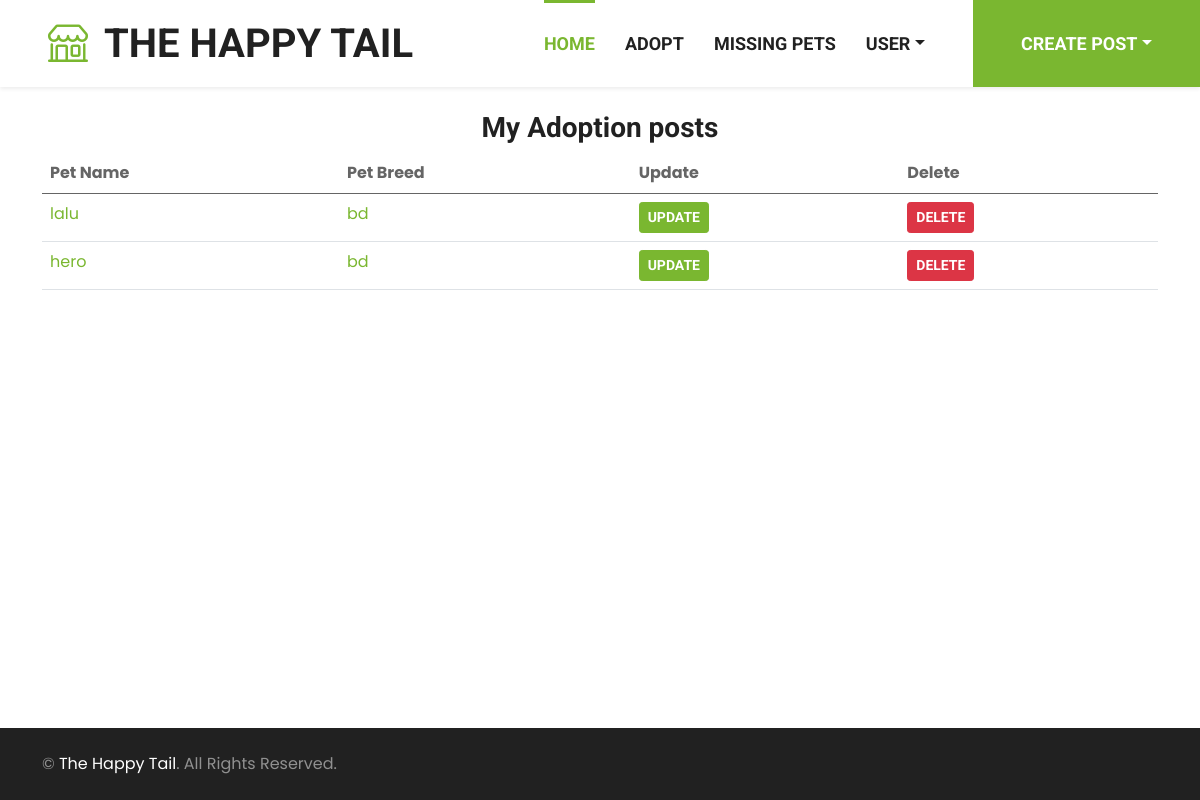
The page /user/my-adoption-post/ (signed in) on the database its author committed.
### post/models.py (models this page shows, shortened)
class Post(models.Model):
    user = models.ForeignKey(CustomUser, on_delete=models.CASCADE, null=True, default=None)
    PET_TYPE_CHOICES = [
        ('cat', 'Cat'),
        ('dog', 'Dog'),
        ('bird', 'Bird'),
        ('other', 'Other'),
    ]
    pet_name = models.CharField(max_length=255)
    pet_type = models.CharField(max_length=10, choices=PET_TYPE_CHOICES)
    pet_breed = models.CharField(max_length=255, null=True, blank=True)
    pet_description = models.TextField(null=True,blank=True)
    pet_image = models.ImageField(upload_to='static/img/pet', null=True, blank=True)
    pet_vaccinated = models.BooleanField(null=True, blank=True)
    pet_colour = models.CharField(max_length=20, null=True, blank=True)
    pet_gender = models.CharField(max_length=20, null=True, blank=True)
    pet_location = models.CharField(max_length=255,null=True, blank=True)
    pet_mobile = models.CharField(max_length=20)
    created_at = models.DateTimeField(auto_now_add=True)
    updated_at = models.DateTimeField(auto_now=True)
    pet_age = models.IntegerField(null=True, default=0)
    class Meta:
        abstract = True

class AdoptionPost(Post):
    pet_food = models.CharField(max_length=255, null=True, blank=True)
    pet_behaviour = models.CharField(max_length=255, null=True, blank=True)
    pet_physicalcondition = models.CharField(max_length=255, null=True, blank=True)
    pet_availability = models.BooleanField(default=True)

### customuser/views.py (the view)
# urls.py: path('my-adoption-post/', user_adoption_post, name='my_adoption_post'),
@login_required
def user_adoption_post(request):
    user_all_adoption_post = AdoptionPost.objects.filter(user_id=request.user.username)
    return render(request, 'user_all_adoption_post.html', {'user_all_adoption_post': user_all_adoption_post})

### templates/user_all_adoption_post.html (shortened to what this page needs)
<!DOCTYPE html>
<html>
{% include 'navbar.html' %}
{% load static %}
  <body class="d-flex flex-column min-vh-100"><br/>
    <h3 class="text-center">My Adoption posts</h3>
    <div class="container">
    <table class="table">
      <thead>
        <thead>
          <th scope="col">Pet Name</th>
          <th scope="col">Pet Breed</th>
          <th scope="col">Update</th>
          <th scope="col">Delete</th>
        </thead>
      </thead>
      <tbody>
        {% for pet in user_all_adoption_post %}
        <tr>
          <td><a href="{% url 'pet_detail' type='adoption' pk=pet.pk %}">{{ pet.pet_name }}</a></td>
          <td><a href="{% url 'pet_detail' type='adoption' pk=pet.pk %}">{{ pet.pet_breed }}</a></td>
          <td><a href="{% url 'update_adoption_post' pk=pet.pk %}"><button class="btn btn-sm btn-primary">Update</button></a></td>
          <td><a href="{% url 'delete_post' type='adoption' pk=pet.pk %}"><button class="btn btn-sm btn-danger">Delete</button></a></td>
        </tr>
        {% empty %}
          <td>You haven't posted anything yet.</td>
        {% endfor %}
      </tbody>
    </table>
  </div>
  </body>
  {% include 'footer.html' %}
</html>

### static/css/style.css (style rules this page uses)
:root { --primary: #7AB730; --secondary: #FFD33C; --light: #F3F3F3; --dark: #212121; }
.btn { font-family: 'Roboto', sans-serif; text-transform: uppercase; font-weight: 700; transition: .5s; }
.btn-primary { color: #FFFFFF; }

### rows shown on the page
AdoptionPost: pet_name "lalu", pet_breed "bd"
AdoptionPost: pet_name "hero", pet_breed "bd"
